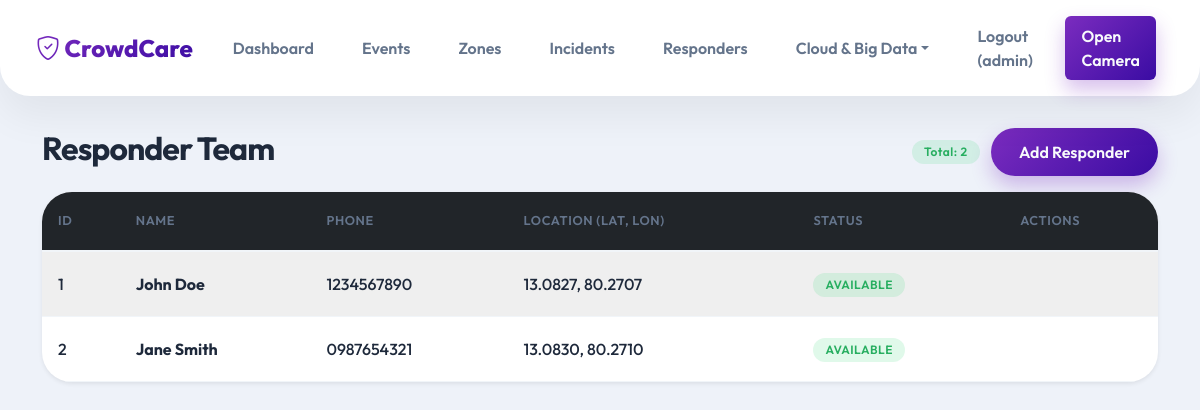
Page /responders (signed in) on the committed database.
### tables this page shows
CREATE TABLE responders (
            id INTEGER PRIMARY KEY AUTOINCREMENT,
            name TEXT NOT NULL,
            phone TEXT,
            latitude REAL,
            longitude REAL,
            status TEXT DEFAULT 'AVAILABLE',
            assigned_incident_id INTEGER,
            FOREIGN KEY(assigned_incident_id) REFERENCES incidents(id)
        );

### app.py (the view)
@app.route('/responders')
def responders():
    conn = get_db_connection()
    resps = conn.execute('SELECT * FROM responders').fetchall()
    conn.close()
    return render_template('responders.html', responders=resps)

### database.py (called while the page is built)
def get_db_connection():
    conn = sqlite3.connect(DB_PATH)
    conn.row_factory = sqlite3.Row
    return conn

### templates/responders.html (shortened to what this page needs)
{% extends 'base.html' %}
{% block content %}
<div class="d-flex justify-content-between align-items-center mb-3">
    <h2>Responder Team</h2>
    <div>
        <span class="badge bg-success me-2">Total: {{ responders|length }}</span>
        <button class="btn btn-primary" data-bs-toggle="modal" data-bs-target="#createResponderModal">Add Responder</button>
    </div>
</div>
<div class="card shadow-sm">
    <div class="card-body p-0">
        <table class="table table-striped table-hover mb-0">
            <thead class="table-dark">
                <tr>
                    <th>ID</th>
                    <th>Name</th>
                    <th>Phone</th>
                    <th>Location (Lat, Lon)</th>
                    <th>Status</th>
                    <th>Actions</th>
                </tr>
            </thead>
            <tbody>
                {% for resp in responders %}
                <tr>
                    <td>{{ resp.id }}</td>
                    <td><strong>{{ resp.name }}</strong></td>
                    <td>{{ resp.phone }}</td>
                    <td>{{ "%.4f"|format(resp.latitude) }}, {{ "%.4f"|format(resp.longitude) }}</td>
                    <td>
                        {% if resp.status == 'AVAILABLE' %}
                            <span class="badge bg-success">AVAILABLE</span>
                        {% elif resp.status == 'ASSIGNED' %}
                            <span class="badge bg-warning text-dark">ASSIGNED (Inc ID: {{ resp.assigned_incident_id }})</span>
                        {% else %}
                            <span class="badge bg-secondary">{{ resp.status }}</span>
                        {% endif %}
                    </td>
                    <td>
                    </td>
                </tr>
                {% else %}
                <tr>
                    <td colspan="6" class="text-center">No responders available.</td>
                </tr>
                {% endfor %}
            </tbody>
        </table>
    </div>
</div>
{% endblock %}

### static/css/style.css (style rules this page uses)
:root { --bg-body: #eef2f9; --card-bg: #ffffff; --vibrant-gradient: linear-gradient(135deg, #7b2cbf, #3a0ca3); --vibrant-gradient-hover: linear-gradient(135deg, #9d4edd, #4361ee); --text-dark: #1e293b; --text-muted: #64748b; --text-light: #f8fafc; --accent-red: #ff4757; --accent-green: #2ed573; --accent-blue: #1e90ff; --accent-orange: #ffa502; --radius-lg: 30px; --radius-md: 20px; --radius-sm: 12px; --shadow-soft: 0 20px 40px rgba(0, 0, 0, 0.06); }
body { background-color: var(--bg-body); color: var(--text-dark); font-family: 'Outfit', sans-serif; min-height: 100vh; }
h1, h2, h3, h4, h5, h6 { color: var(--text-dark); font-weight: 700; letter-spacing: -0.03em; }
.card { background-color: var(--card-bg); border: none; border-radius: var(--radius-lg); box-shadow: var(--shadow-soft); margin-bottom: 2rem; overflow: hidden; transition: transform 0.3s ease; }
.card-body { padding: 1.5rem 1.75rem; }
.btn { border-radius: 30px; font-weight: 600; padding: 0.75rem 1.75rem; transition: all 0.2s ease; border: none; }
.btn-primary { background: var(--vibrant-gradient); color: var(--text-light); box-shadow: 0 10px 20px rgba(123, 44, 191, 0.3); }
.table { background: transparent; color: var(--text-dark); margin-bottom: 0; }
.table thead th { border-bottom: 2px solid #f1f5f9; color: var(--text-muted); font-weight: 600; text-transform: uppercase; font-size: 0.8rem; letter-spacing: 0.05em; padding: 1.2rem 1rem; border-top: none; }
.table tbody td { border-bottom: 1px solid #f1f5f9; background: transparent; padding: 1.2rem 1rem; vertical-align: middle; font-weight: 500; }
.table-striped>tbody>tr:nth-of-type(odd)>* { background-color: rgba(0, 0, 0, 0.01) !important; color: var(--text-dark) !important; }
.table-striped>tbody>tr:nth-of-type(even)>* { background-color: transparent !important; color: var(--text-dark) !important; }
.badge { padding: 0.5em 1em; border-radius: 20px; font-weight: 600; letter-spacing: 0.5px; }
.bg-success { background-color: rgba(46, 213, 115, 0.15) !important; color: #27ae60 !important; }

### rows in the picture
responders: id "1", name "John Doe", phone "1234567890", latitude "13.0827", longitude "80.2707", status "AVAILABLE"
responders: id "2", name "Jane Smith", phone "0987654321", latitude "13.0830", longitude "80.2710", status "AVAILABLE"

### other values in the picture
{{ session.get('username') }} "admin"
{{ responders|length }} "2"
